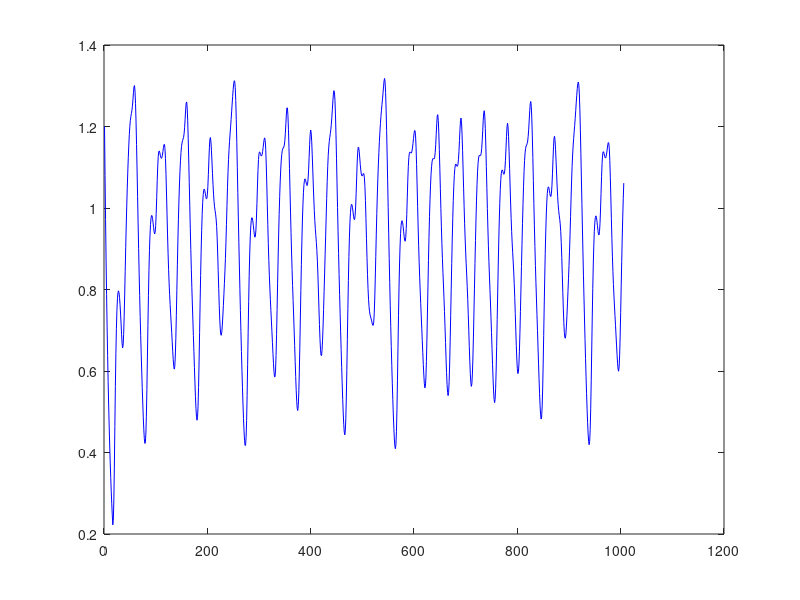

The MATLAB source for this figure:
% clc,clear, close all
a = .1
b = .2
tau = 17
x0 = 1.2
tmax = 1000+6
ttrain = 500
ttest = 500

% tmax = 4500+6
% ttrain = 4000
% ttest = 4000


xseries = []

for t = 1 : tmax
    if t == 1;
        x = x0;
    elseif t <= 17;
        x = (1-a) * xseries(t-1);
    else t > 17;
        x = (1-a)*xseries(t-1) + b * xseries(t-tau)/(1 + xseries(t-tau)^10);
    end
    xseries = [xseries x];
end
plot(xseries,'b')


% training set
Xtrain = []
Ytrain = []
for kk = 19 : ttrain+18
    index_x = [kk kk-6 kk-12 kk-18];
    index_y = kk + 6;
    X = xseries(index_x);
    Y = xseries(index_y);
    Xtrain = [Xtrain X'];
    Ytrain = [Ytrain Y];

end
Xtrain
Ytrain
%  testing set
Xtest = []
Ytest = []
for kk = ttest+1 : tmax-6
    index_x = [kk kk-6 kk-12 kk-18];
    index_y = kk + 6;
    X = xseries(index_x);
    Y = xseries(index_y);
    Xtest = [Xtest X'];
    Ytest = [Ytest Y];

end
Xtest
Ytest

% % guangbin huang et al.
% clc,clear,close all
% a = .2
% b = .1
% delta_t = 1
% tau = 17
% xguang = []
% tmax = 1000
% 
% for t = 1 : tmax
%     if t == 1
%         x = (a/(2+b)) * (.3/(1+.3^10))
%     elseif t <= 17
%         x = (2-b)*xguang(t-1)/3 + (a/(2+b)) * (.3/(1+.3^10))
%     else t > 17
%         x = (2-b)*xguang(t-1)/3 + (a/(2+b))*(xguang(t+delta_t-tau)/(1+xguang(t+delta_t-tau)^10) + xguang(t-tau)/(1+xguang(t-tau)^10))
%     end
%     xguang = [xguang x];
% end
% plot(xguang,'r')